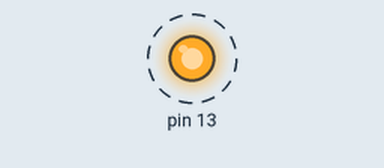
Bench run of a sketch on a simulated Arduino Uno, built with avr-gcc and run on an emulated ATmega328P. Parts: output pins drawn as LEDs (lit = HIGH). Dashed ring = blinking. What the sketch prints to the serial monitor is not drawn.

Above: at 0.5 s.
Timing chart, 0 to 4.6 s (numbered marks = the images above):
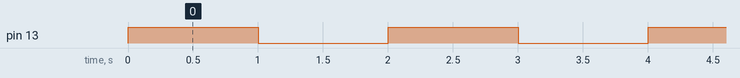

The sketch:

adalogger-blink-test.ino
```cpp
/*
 * Frances O'Leary, 8/1/2020
 *
 * This file is a sanity check for your 32u4 Adalogger. It
 * makes the LED blink on and off.
 */

 // set up the pin to write to
void setup() {
  Serial.begin(115200);
  Serial.println("Test beginning!");
  pinMode(13, OUTPUT);
}

// blink a lot
void loop() {
  digitalWrite(13, HIGH);   // turn the LED on (HIGH is the voltage level)
  Serial.println("LED on.");
  delay(1000);              // wait for a second
  digitalWrite(13, LOW);    // turn the LED off by making the voltage LOW
  Serial.println("LED off.");
  delay(1000);              // wait for a second
}
```

Measured:
- by itself, pin 13: alternates HIGH for 1.0 s and LOW for 1.0 s
